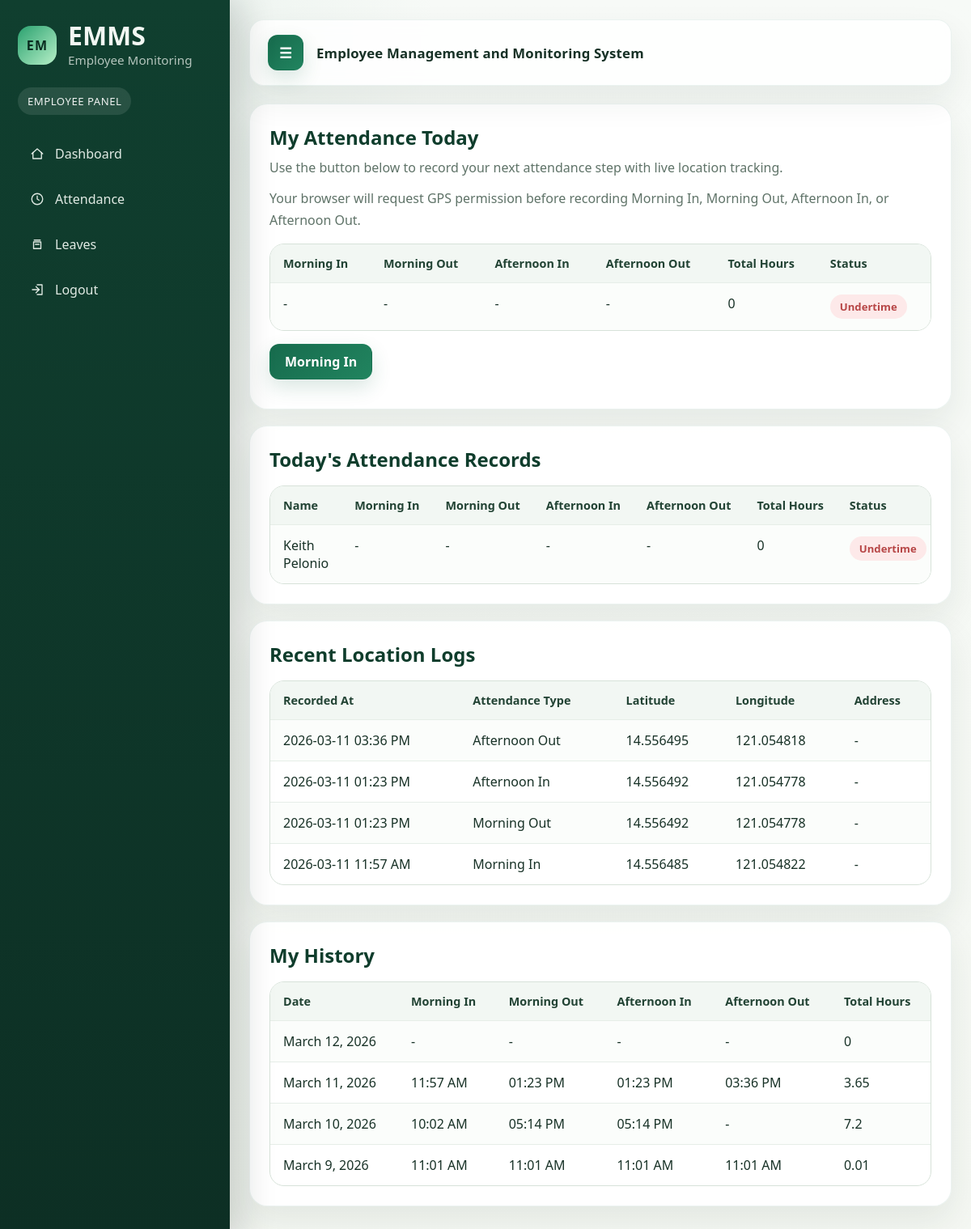
The app's page /attendance/ (signed in) with its own data.
### EmployeeAttendance/models.py (models this page shows, shortened)
class Attendance(models.Model):
    REQUIRED_HOURS = 8
    OVERTIME_HOURS = 9
    STEP_SEQUENCE = [
        ("morning_in", "Morning In"),
        ("morning_out", "Morning Out"),
        ("afternoon_in", "Afternoon In"),
        ("afternoon_out", "Afternoon Out"),
    ]
    employee = models.ForeignKey(Employee, on_delete=models.CASCADE)
    date = models.DateField(default=timezone.localdate)
    morning_in = models.DateTimeField(null=True, blank=True)
    morning_out = models.DateTimeField(null=True, blank=True)
    afternoon_in = models.DateTimeField(null=True, blank=True)
    afternoon_out = models.DateTimeField(null=True, blank=True)
    @classmethod
    def next_step_for_record(cls, record):
        for field_name, label in cls.STEP_SEQUENCE:
            if not getattr(record, field_name):
                return field_name, label
        return None, None
    @property
    def morning_hours(self):
        if self.morning_in and self.morning_out:
            duration = self.morning_out - self.morning_in
            return round(duration.total_seconds() / 3600, 2)
        return 0
    @property
    def afternoon_hours(self):
        if self.afternoon_in and self.afternoon_out:
            duration = self.afternoon_out - self.afternoon_in
            return round(duration.total_seconds() / 3600, 2)
        return 0
    @property
    def total_hours(self):
        return self.morning_hours + self.afternoon_hours
    @property
    def is_undertime(self):
        return self.total_hours < self.REQUIRED_HOURS
    @property
    def attendance_status(self):
        if self.is_undertime:
            return "Undertime"
        if self.is_overtime:
            return "Overtime"
        return "Completed"

class Employee(models.Model):
    STATUS_ACTIVE = "Active"
    STATUS_NON_ACTIVE = "Non-Active"
    STATUS_CHOICES = [
        (STATUS_ACTIVE, "Active"),
        (STATUS_NON_ACTIVE, "Non-Active"),
    ]
    user = models.OneToOneField(User, on_delete=models.CASCADE, null=True, blank=True)
    employee_id = models.CharField(max_length=50, unique=True)
    name = models.CharField(max_length=150)
    department = models.CharField(max_length=100)
    status = models.CharField(max_length=20, choices=STATUS_CHOICES, default=STATUS_ACTIVE)

class AttendanceLocation(models.Model):
    TYPE_MORNING_IN = "morning_in"
    TYPE_MORNING_OUT = "morning_out"
    TYPE_AFTERNOON_IN = "afternoon_in"
    TYPE_AFTERNOON_OUT = "afternoon_out"
    ATTENDANCE_TYPE_CHOICES = [
        (TYPE_MORNING_IN, "Morning In"),
        (TYPE_MORNING_OUT, "Morning Out"),
        (TYPE_AFTERNOON_IN, "Afternoon In"),
        (TYPE_AFTERNOON_OUT, "Afternoon Out"),
    ]
    attendance = models.ForeignKey(Attendance, on_delete=models.CASCADE, related_name="location_logs")
    employee = models.ForeignKey(Employee, on_delete=models.CASCADE, related_name="attendance_locations")
    attendance_type = models.CharField(max_length=20, choices=ATTENDANCE_TYPE_CHOICES)
    latitude = models.DecimalField(max_digits=9, decimal_places=6)
    longitude = models.DecimalField(max_digits=9, decimal_places=6)
    address = models.CharField(max_length=255, blank=True)
    recorded_at = models.DateTimeField(default=timezone.now)
    class Meta:
        ordering = ["-recorded_at"]

### EmployeeAttendance/views/attendance.py (the view, shortened to what this page needs)
# urls.py: path("attendance/", views.attendance_view, name="attendance"),
@login_required
def attendance_view(request):
    today = timezone.localdate()
    today_records = Attendance.objects.filter(date=today).select_related("employee").order_by("employee__name")
    employee = get_object_or_404(Employee, user=request.user)
    record, _ = Attendance.objects.get_or_create(employee=employee, date=today)
    if request.method == "POST":
        messages.error(request, "Attendance must now be recorded through the location-tracking API.")
        return redirect("attendance")
    context = {
        "record": record,
        "today_records": today_records,
        "my_history": Attendance.objects.filter(employee=employee).order_by("-date"),
        "my_location_logs": AttendanceLocation.objects.filter(employee=employee).select_related("attendance")[:10],
        "is_admin_view": False,
        "next_step_label": Attendance.next_step_for_record(record)[1] or "Completed",
    }
    return render(request, "attendance.html", context)

### EmployeeAttendance/templates/attendance.html (shortened to what this page needs)
{% extends "base.html" %}
{% load static %}
{% block content %}
{% if not is_admin_view %}
<section class="content-card">
    <h2>My Attendance Today</h2>
    <p class="muted">Use the button below to record your next attendance step with live location tracking.</p>
    <p class="muted">Your browser will request GPS permission before recording Morning In, Morning Out, Afternoon In, or Afternoon Out.</p>
    <div class="table-wrap">
        <table>
            <tr>
                <th>Morning In</th>
                <th>Morning Out</th>
                <th>Afternoon In</th>
                <th>Afternoon Out</th>
                <th>Total Hours</th>
                <th>Status</th>
            </tr>
            <tr>
                <td>{{ record.morning_in|date:"Y-m-d h:i A"|default:"-" }}</td>
                <td>{{ record.morning_out|date:"Y-m-d h:i A"|default:"-" }}</td>
                <td>{{ record.afternoon_in|date:"Y-m-d h:i A"|default:"-" }}</td>
                <td>{{ record.afternoon_out|date:"Y-m-d h:i A"|default:"-" }}</td>
                <td>{{ record.total_hours }}</td>
                <td>
                    <span class="status {% if record.attendance_status == 'Completed' %}completed{% elif record.attendance_status == 'Overtime' %}overtime{% else %}undertime{% endif %}">
                        {{ record.attendance_status }}
                    </span>
                </td>
            </tr>
        </table>
    </div>
    <div class="actions">
        <form method="post" data-attendance-form data-api-url="{% url 'attendance_record_api' %}">
            <button type="submit" {% if next_step_label == "Completed" %}disabled{% endif %}>
                {{ next_step_label }}
            </button>
        </form>
    </div>
</section>
{% endif %}
<section class="content-card">
    <h2>Today's Attendance Records</h2>
    <div class="table-wrap">
        <table>
            <tr>
                <th>Name</th>
                <th>Morning In</th>
                <th>Morning Out</th>
                <th>Afternoon In</th>
                <th>Afternoon Out</th>
                <th>Total Hours</th>
                <th>Status</th>
            </tr>
            {% for item in today_records %}
            <tr>
                <td>{{ item.employee.name }}</td>
                <td>{{ item.morning_in|date:"h:i A"|default:"-" }}</td>
                <td>{{ item.morning_out|date:"h:i A"|default:"-" }}</td>
                <td>{{ item.afternoon_in|date:"h:i A"|default:"-" }}</td>
                <td>{{ item.afternoon_out|date:"h:i A"|default:"-" }}</td>
                <td>{{ item.total_hours }}</td>
                <td>
                    <span class="status {% if item.attendance_status == 'Completed' %}completed{% elif item.attendance_status == 'Overtime' %}overtime{% else %}undertime{% endif %}">
                        {{ item.attendance_status }}
                    </span>
                </td>
            </tr>
            {% empty %}
            <tr>
                <td colspan="7">No attendance records for today.</td>
            </tr>
            {% endfor %}
        </table>
    </div>
</section>
{% if not is_admin_view %}
<section class="content-card">
    <h2>Recent Location Logs</h2>
    <div class="table-wrap">
        <table>
            <tr>
                <th>Recorded At</th>
                <th>Attendance Type</th>
                <th>Latitude</th>
                <th>Longitude</th>
                <th>Address</th>
            </tr>
            {% for log in my_location_logs %}
            <tr>
                <td>{{ log.recorded_at|date:"Y-m-d h:i A" }}</td>
                <td>{{ log.get_attendance_type_display }}</td>
                <td>{{ log.latitude }}</td>
                <td>{{ log.longitude }}</td>
                <td>{{ log.address|default:"-" }}</td>
            </tr>
            {% empty %}
            <tr>
                <td colspan="5">No location-tracked attendance logs found yet.</td>
            </tr>
            {% endfor %}
        </table>
    </div>
</section>
<section class="content-card">
    <h2>My History</h2>
    <div class="table-wrap">
        <table>
            <tr>
                <th>Date</th>
                <th>Morning In</th>
                <th>Morning Out</th>
                <th>Afternoon In</th>
                <th>Afternoon Out</th>
                <th>Total Hours</th>
            </tr>
            {% for item in my_history %}
            <tr>
                <td>{{ item.date }}</td>
                <td>{{ item.morning_in|date:"h:i A"|default:"-" }}</td>
                <td>{{ item.morning_out|date:"h:i A"|default:"-" }}</td>
                <td>{{ item.afternoon_in|date:"h:i A"|default:"-" }}</td>
                <td>{{ item.afternoon_out|date:"h:i A"|default:"-" }}</td>
                <td>{{ item.total_hours }}</td>
            </tr>
            {% empty %}
            <tr>
                <td colspan="6">No attendance history found.</td>
            </tr>
            {% endfor %}
        </table>
    </div>
</section>
{% endif %}
{% endblock %}

### EmployeeAttendance/static/css/app.css (style rules this page uses)
:root { --bg: #f4f7f2; --panel: #ffffff; --panel-soft: #f8fbf8; --panel-tint: #eef5ef; --text: #173126; --muted: #5f7368; --line: #d7e2d9; --accent: #176b4d; --accent-strong: #0f5a40; --accent-soft: #e7f4ed; --danger: #b74646; --warning: #9a6b18; --success: #1f7a4d; --shadow: 0 18px 40px rgba(24, 57, 42, 0.08); }
* { box-sizing: border-box; }
html { font-size: 16px; }
body { margin: 0; min-height: 100vh; font-family: "Segoe UI", Tahoma, Geneva, Verdana, sans-serif; color: var(--text); background: radial-gradient(circle at top left, rgba(23, 107, 77, 0.08), transparent 28%), linear-gradient(180deg, #f7faf7 0%, var(--bg) 100%); }
button, input, select, textarea { font: inherit; }
button, .btn { display: inline-flex; align-items: center; justify-content: center; gap: 10px; min-height: 44px; padding: 0 18px; border: 1px solid transparent; border-radius: 12px; background: linear-gradient(135deg, var(--accent) 0%, #21845f 100%); color: #ffffff; font-weight: 600; cursor: pointer; transition: transform 0.18s ease, box-shadow 0.18s ease, background 0.18s ease; box-shadow: 0 10px 24px rgba(23, 107, 77, 0.16); }
.content-card { margin-bottom: 20px; padding: 24px; border: 1px solid rgba(23, 107, 77, 0.08); border-radius: 22px; background: rgba(255, 255, 255, 0.94); box-shadow: var(--shadow); overflow: hidden; }
.content-card h2, .content-card h3 { margin: 0 0 8px; color: #0f3d2c; }
.content-card p { margin: 0 0 12px; }
.muted { color: var(--muted); line-height: 1.65; }
.actions { display: flex; flex-wrap: wrap; align-items: center; gap: 12px; margin-top: 16px; }
.table-wrap { margin-top: 16px; width: 100%; overflow-x: auto; border: 1px solid var(--line); border-radius: 18px; background: #ffffff; }
table { width: 100%; min-width: 680px; border-collapse: collapse; }
th, td { padding: 14px 16px; border-bottom: 1px solid #e6eee8; text-align: left; vertical-align: top; }
th { background: #f2f7f3; color: #224334; font-size: 0.9rem; font-weight: 700; white-space: nowrap; }
tr:last-child td { border-bottom: none; }
tr:nth-child(even) td { background: #fbfdfb; }
.status { display: inline-flex; align-items: center; justify-content: center; padding: 6px 12px; border-radius: 999px; font-size: 0.82rem; font-weight: 700; white-space: nowrap; }
.status.rejected, .status.undertime { background: #fde9e9; color: var(--danger); }
form { max-width: 100%; }
html { scroll-behavior: smooth; }

### records on screen
Attendance: morning_in "-", morning_out "-", afternoon_in "-", afternoon_out "-", total_hours "0", attendance_status "Undertime", employee.name "Keith Pelonio", date "March 12, 2026"
AttendanceLocation: recorded_at "2026-03-11 03:36 PM", attendance_type "Afternoon Out", latitude "14.556495", longitude "121.054818", address "-"
AttendanceLocation: recorded_at "2026-03-11 01:23 PM", attendance_type "Afternoon In", latitude "14.556492", longitude "121.054778", address "-"
AttendanceLocation: recorded_at "2026-03-11 01:23 PM", attendance_type "Morning Out", latitude "14.556492", longitude "121.054778", address "-"
AttendanceLocation: recorded_at "2026-03-11 11:57 AM", attendance_type "Morning In", latitude "14.556485", longitude "121.054822", address "-"
Attendance: date "March 11, 2026", morning_in "11:57 AM", morning_out "01:23 PM", afternoon_in "01:23 PM", afternoon_out "03:36 PM", total_hours "3.65"
Attendance: date "March 10, 2026", morning_in "10:02 AM", morning_out "05:14 PM", afternoon_in "05:14 PM", afternoon_out "-", total_hours "7.2"
Attendance: date "March 9, 2026", morning_in "11:01 AM", morning_out "11:01 AM", afternoon_in "11:01 AM", afternoon_out "11:01 AM", total_hours "0.01"

### other values on screen
{{ next_step_label }} "Morning In"
